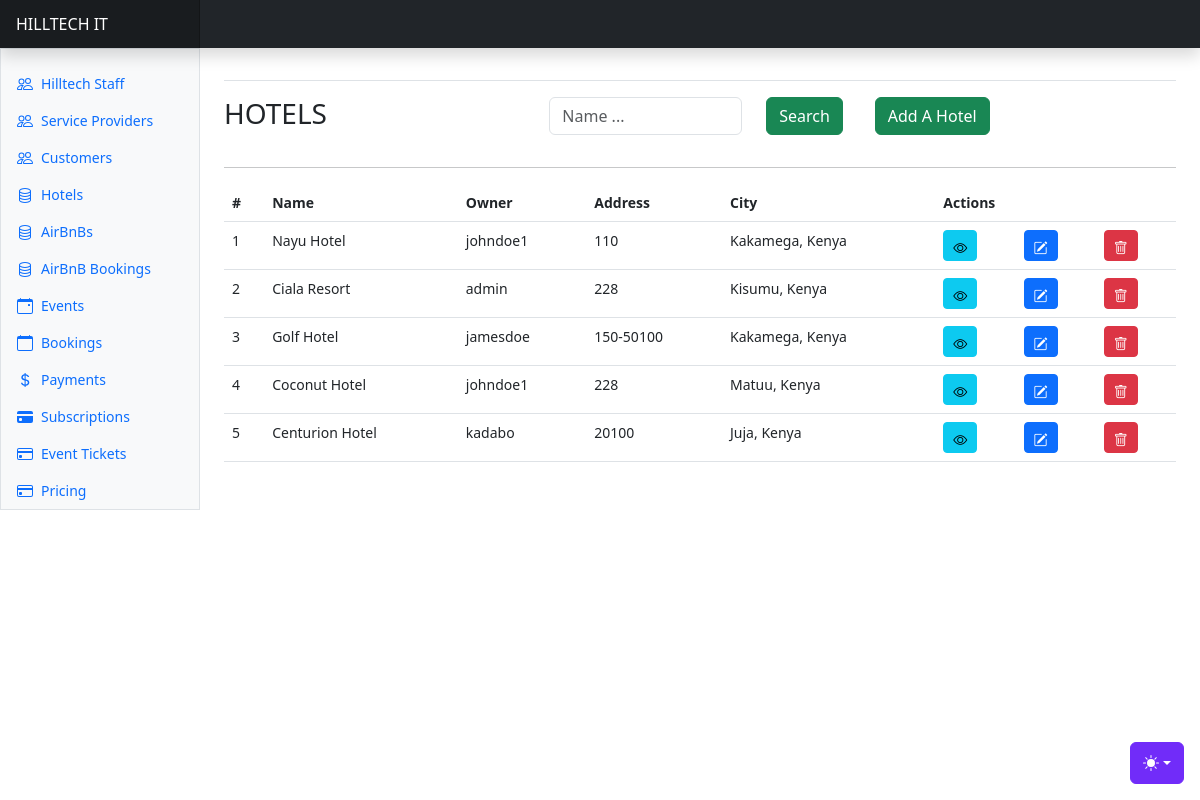
The page /properties/ (signed in) on the database as committed earlier.
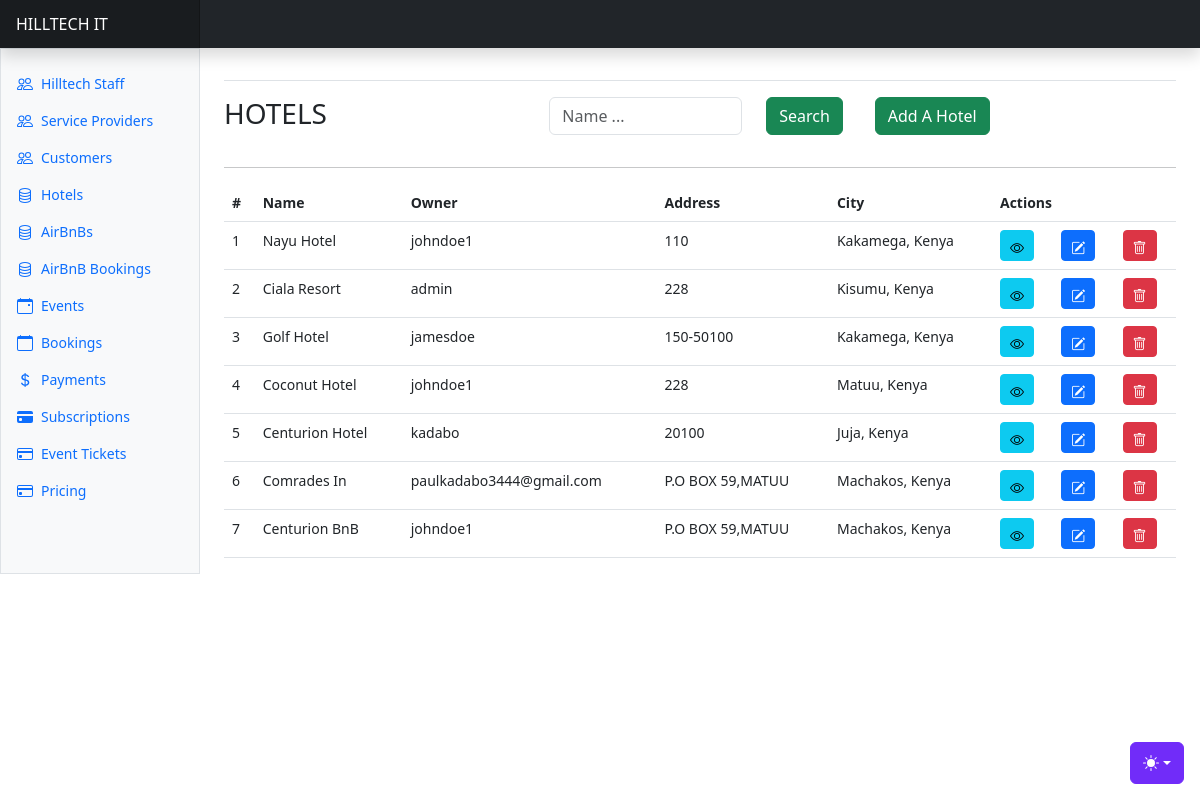
The same page on the database as committed later.
### apps/property/models.py (models this page shows, shortened)
class Property(AbstractBaseModel):
    owner = models.ForeignKey("users.User", on_delete=models.SET_NULL, null=True)
    name = models.CharField(max_length=255)
    location = models.CharField(max_length=255)
    city = models.CharField(max_length=255)
    country = models.CharField(max_length=255)
    property_type = models.CharField(max_length=255, choices=PROPERTY_TYPE_CHOICES)
    address = models.CharField(max_length=255)
    contact_number = models.CharField(max_length=255)
    email = models.EmailField(null=True)
    cost = models.DecimalField(max_digits=100, decimal_places=2, default=0, null=True)
    number_of_rooms = models.IntegerField(default=0, null=True)
    profile_image = models.ImageField(upload_to="property_images/", null=True)

### apps/users/models.py (models this page shows)
class User(AbstractUser, AbstractBaseModel):
    role = models.CharField(choices=ROLE_CHOICES, max_length=32, null=True)
    phone_number = models.CharField(max_length=255, null=True)
    id_number = models.CharField(max_length=255, null=True)
    gender = models.CharField(max_length=255, null=True, choices=GENDER_CHOICES)
    date_of_birth = models.DateField(null=True)
    city = models.CharField(max_length=255, null=True)
    country = models.CharField(max_length=255, null=True)
    address = models.CharField(max_length=255, null=True)
    token = models.CharField(null=True, max_length=255)
    token_expiration_date = models.DateTimeField(null=True)
    activation_date = models.DateTimeField(null=True)
    position = models.CharField(max_length=255, choices=STAFF_POSITION_CHOICES, null=True)
    def __str__(self):
        return self.username
    def name(self):
        return f"{self.first_name} {self.last_name}"

### apps/property/views.py (the view, shortened to what this page needs)
# urls.py: path("properties/", include("apps.property.urls")),
@login_required(login_url="/users/user-login/")
def properties(request):
    user = request.user
    properties = Property.objects.all()
    if not user.is_superuser:
        properties = Property.objects.filter(owner=user)
    users = User.objects.filter(role="customer")
    paginator = Paginator(properties, 10)
    page_number = request.GET.get("page")
    page_obj = paginator.get_page(page_number)
    context = {
        "properties": properties,
        "users": users,
        "page_obj": page_obj
    }
    return render(request, "properties/hotels.html", context)

### templates/properties/hotels.html (shortened to what this page needs)
{% extends "base.html" %}
{% block content %}
<div class="row">
    <div class="col">
        <h3>HOTELS</h3>
    </div>
    <div class="col">
      <form method="POST">
          <div class="input-group mb-3">
            <div class="row">
              <div class="col-8">
                <input type="text" class="form-control" id="search_text" name="search_text" placeholder="Name ..." >
              </div>
              <div class="col-4">
                <button class="btn btn-success">Search</button>
              </div>
            </div>
          </div>
        </form>
  </div>
    <div class="col">
        <a class="btn btn-success" data-bs-toggle="modal" data-bs-target="#newPopertyModal">Add A Hotel</a>
    </div>
</div>
<hr/>
      <div class="table-responsive small">
        <table class="table">
          <thead>
            <tr>
              <th scope="col">#</th>
              <th scope="col">Name</th>
              <th scope="col">Owner</th>
              <th scope="col">Address</th>
              <th scope="col">City</th>
              <th scope="col" colspan="3">Actions</th>
            </tr>
          </thead>
          <tbody>
            {% for property in page_obj %}
            <tr>
              <td>{{property.id}}</td>
              <td>{{property.name}}</td>
              <td>{{property.owner}}</td>
              <td>{{property.address}}</td>
              <td>{{property.city}}, {{property.country}}</td>
              <td><a href="{% url 'property-details' property.id %}" class="btn btn-info btn-sm">
                <i class="bi bi-eye"></i>
              </a></td>
              <td><a class="btn btn-primary btn-sm" data-bs-toggle="modal" data-bs-target="#editPopertyModal{{ property.id }}">
                <i class="bi bi-pencil-square"></i>
              </a></td>
              <td><a class="btn btn-danger btn-sm" data-bs-toggle="modal" data-bs-target="#deletePropertyModal{{ property.id }}">
                <i class="bi bi-trash"></i>
              </a></td>
            </tr>
            {% endfor %}
          </tbody>
        </table>
{% endblock content %}

### templates/base.html (shortened to what this page needs)
{% load static %}
<!doctype html>
<html lang="en" data-bs-theme="auto">
  <head><script src="{% static 'assets/js/color-modes.js' %}"></script>
    <link rel="stylesheet" href="https://cdn.jsdelivr.net/npm/@docsearch/css@3">
<link href="{%  static 'assets/dist/css/bootstrap.min.css' %}" rel="stylesheet">
    <link href="https://cdn.jsdelivr.net/npm/bootstrap-icons@1.10.3/font/bootstrap-icons.css" rel="stylesheet">
    <link href="{% static 'dashboard.css' %}" rel="stylesheet">
  </head>
  <body>
    <div class="dropdown position-fixed bottom-0 end-0 mb-3 me-3 bd-mode-toggle">
      <button class="btn btn-bd-primary py-2 dropdown-toggle d-flex align-items-center"
              id="bd-theme"
              type="button"
              aria-expanded="false"
              data-bs-toggle="dropdown"
              aria-label="Toggle theme (auto)">
        <svg class="bi my-1 theme-icon-active" width="1em" height="1em"><use href="#circle-half"></use></svg>
      </button>
    </div>
<header class="navbar sticky-top bg-dark flex-md-nowrap p-0 shadow" data-bs-theme="dark">
  <a class="navbar-brand col-md-3 col-lg-2 me-0 px-3 fs-6 text-white" href="#">HILLTECH IT</a>
</header>
<div class="container-fluid">
  <div class="row">
    {% include "includes/sidebar.html" %}
    <main class="col-md-9 ms-sm-auto col-lg-10 px-md-4">
      <div class="d-flex justify-content-between flex-wrap flex-md-nowrap align-items-center pt-3 pb-2 mb-3 border-bottom">
      </div>
      {% block content %}
      {% endblock content %}
  </main>
  </div>
</div>
  </body>
</html>

### templates/includes/sidebar.html (shortened to what this page needs)
<div class="sidebar border border-right col-md-3 col-lg-2 p-0 bg-body-tertiary">
    <div class="offcanvas-md offcanvas-end bg-body-tertiary" tabindex="-1" id="sidebarMenu" aria-labelledby="sidebarMenuLabel">
      <div class="offcanvas-body d-md-flex flex-column p-0 pt-lg-3 overflow-y-auto">
        <ul class="nav flex-column">
          {% if request.user.role == "admin" %}
          <li class="nav-item">
            <a class="nav-link d-flex align-items-center gap-2" href="{% url 'staff' %}">
              <svg class="bi"><use xlink:href="#people"/></svg>
              Hilltech Staff
            </a>
          </li>
          <li class="nav-item">
            <a class="nav-link d-flex align-items-center gap-2" href="{% url 'service-providers' %}">
              <svg class="bi"><use xlink:href="#people"/></svg>
              Service Providers
            </a>
          </li>
          <li class="nav-item">
            <a class="nav-link d-flex align-items-center gap-2" href="{% url 'customers' %}">
              <svg class="bi"><use xlink:href="#people"/></svg>
              Customers
            </a>
          </li>
          <li class="nav-item">
            <a class="nav-link d-flex align-items-center gap-2" href="{% url 'properties' %}">
              Hotels
            </a>
          </li>
          <li class="nav-item">
            <a class="nav-link d-flex align-items-center gap-2" href="{% url 'airbnbs' %}">
              AirBnBs
            </a>
          </li>
          <li class="nav-item">
            <a class="nav-link d-flex align-items-center gap-2" href="{% url 'airbnb-bookings' %}">
              AirBnB Bookings
            </a>
          </li>
          <li class="nav-item">
            <a class="nav-link d-flex align-items-center gap-2" href="{% url 'events' %}">
              Events
            </a>
          </li>
          <li class="nav-item">
            <a class="nav-link d-flex align-items-center gap-2" href="{% url 'bookings' %}">
              <svg xmlns="http://www.w3.org/2000/svg" width="16" height="16" fill="currentColor" class="bi bi-calendar" viewBox="0 0 16 16">
                <path d="M3.5 0a.5.5 0 0 1 .5.5V1h8V.5a.5.5 0 0 1 1 0V1h1a2 2 0 0 1 2 2v11a2 2 0 0 1-2 2H2a2 2 0 0 1-2-2V3a2 2 0 0 1 2-2h1V.5a.5.5 0 0 1 .5-.5M1 4v10a1 1 0 0 0 1 1h12a1 1 0 0 0 1-1V4z"/>
              </svg>
              Bookings
            </a>
          </li>
          <li class="nav-item">
            <a class="nav-link d-flex align-items-center gap-2" href="{% url 'payments' %}">
              Payments
            </a>
          </li>
          <li class="nav-item">
            <a class="nav-link d-flex align-items-center gap-2" href="{% url 'subscriptions' %}">
              <svg xmlns="http://www.w3.org/2000/svg" width="16" height="16" fill="currentColor" class="bi bi-credit-card-fill" viewBox="0 0 16 16">
                <path d="M0 4a2 2 0 0 1 2-2h12a2 2 0 0 1 2 2v1H0zm0 3v5a2 2 0 0 0 2 2h12a2 2 0 0 0 2-2V7zm3 2h1a1 1 0 0 1 1 1v1a1 1 0 0 1-1 1H3a1 1 0 0 1-1-1v-1a1 1 0 0 1 1-1"/>
              </svg>
              Subscriptions
            </a>
          </li>
          <li class="nav-item">
            <a class="nav-link d-flex align-items-center gap-2" href="{% url 'tickets' %}">
              Event Tickets
            </a>
          </li>
          <li class="nav-item">
            <a class="nav-link d-flex align-items-center gap-2" href="{% url 'packages' %}">
              Pricing
            </a>
          </li>
          {% endif %}
        </ul>
      </div>
    </div>
  </div>

### static/dashboard.css (style rules this page uses)
.bi { display: inline-block; width: 1rem; height: 1rem; }
.sidebar .nav-link { font-size: .875rem; font-weight: 500; }
.navbar-brand { padding-top: .75rem; padding-bottom: .75rem; background-color: rgba(0, 0, 0, .25); box-shadow: inset -1px 0 0 rgba(0, 0, 0, .25); }

### templates/base.html (style rules this page uses)
.bi { vertical-align: -.125em; fill: currentColor; }
.btn-bd-primary { --bd-violet-bg: #712cf9; --bd-violet-rgb: 112.520718, 44.062154, 249.437846; --bs-btn-font-weight: 600; --bs-btn-color: var(--bs-white); --bs-btn-bg: var(--bd-violet-bg); --bs-btn-border-color: var(--bd-violet-bg); --bs-btn-hover-color: var(--bs-white); --bs-btn-hover-bg: #6528e0; --bs-btn-hover-border-color: #6528e0; --bs-btn-focus-shadow-rgb: var(--bd-violet-rgb); --bs-btn-active-color: var(--bs-btn-hover-color); --bs-btn-active-bg: #5a23c8; --bs-btn-active-border-color: #5a23c8; }
.bd-mode-toggle { z-index: 1500; }

Rows that differ between the two databases and show on the page:
added Property: id "6", name "Comrades In", owner "paulkadabo3444@gmail.com", address "P.O BOX 59,MATUU", city "Machakos", country "Kenya"
added Property: id "7", name "Centurion BnB", owner "johndoe1", address "P.O BOX 59,MATUU", city "Machakos", country "Kenya"
